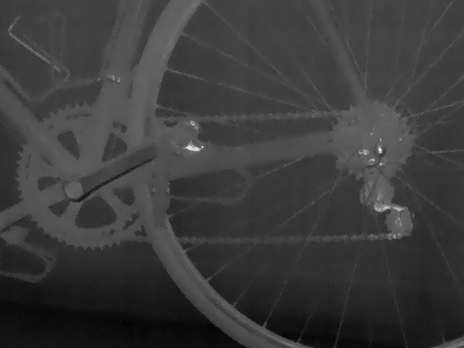
#> input picture test/IR_60901_scaled.jpg, 464 x 348 px, found by its file name
$ python findHomography.py
#> lines starting #> are read from the running program, lines starting #| are printed output that depends on the picture
from __future__ import print_function
import cv2
import numpy as np
import matplotlib.pyplot as plt

MAX_FEATURES = 500
GOOD_MATCH_PERCENT = 0.15

# [48 lines left out: function alignImages, not called in this run]

def alignimage_v2(im1, im2, points1, points2):


  #Find homography
  h, mask = cv2.findHomography(points1, points2)

  # Apply panorama correction
  width = im1.shape[1] + im2.shape[1]
  height = im1.shape[0] + im1.shape[0]

  out = cv2.warpPerspective(im1, h, (width, height))
  out[0:im2.shape[0], 0:im2.shape[1]] = im2

  plt.figure(figsize=(20,10))
  plt.imshow(out)

  plt.axis('off')
  plt.show()

  cv2.imwrite("RegisteredOutput.jpg", out)

if __name__ == '__main__':

  # [22 lines of commented-out code are left out]

  im1 = cv2.imread('C:/Users/Jonathan/Documents/GitHub/ThermalAspen/test/IR_60901_scaled.jpg')
#> im1 is the input picture: shape (348, 464, 3); min 0, max 255, mean 59.3
  im2 = cv2.imread('C:/Users/Jonathan/Documents/GitHub/ThermalAspen/test/cropped.jpg')
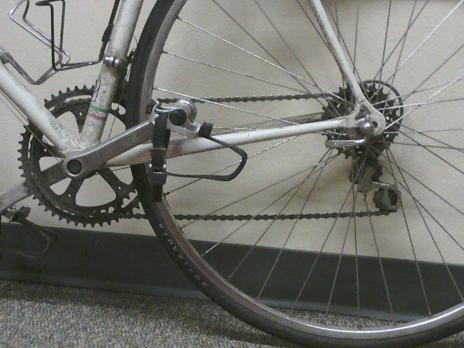
#> input picture test/cropped.jpg, 464 x 348 px, found by its file name
#> im2 is the input picture: shape (348, 464, 3); mean B, G, R 109.5, 115.8, 115.2

  im1_points1 = np.float32([[400,224],[184,239],[114,78],[74,189],[182,137]])
  im2_points2 = np.float32([[386,201], [180,216], [115,60], [74,167], [178,116]])
  alignimage_v2(im1, im2, im1_points1, im2_points2)
#> in alignimage_v2, `out = cv2.warpPerspective(im1, h, (width, height))`:
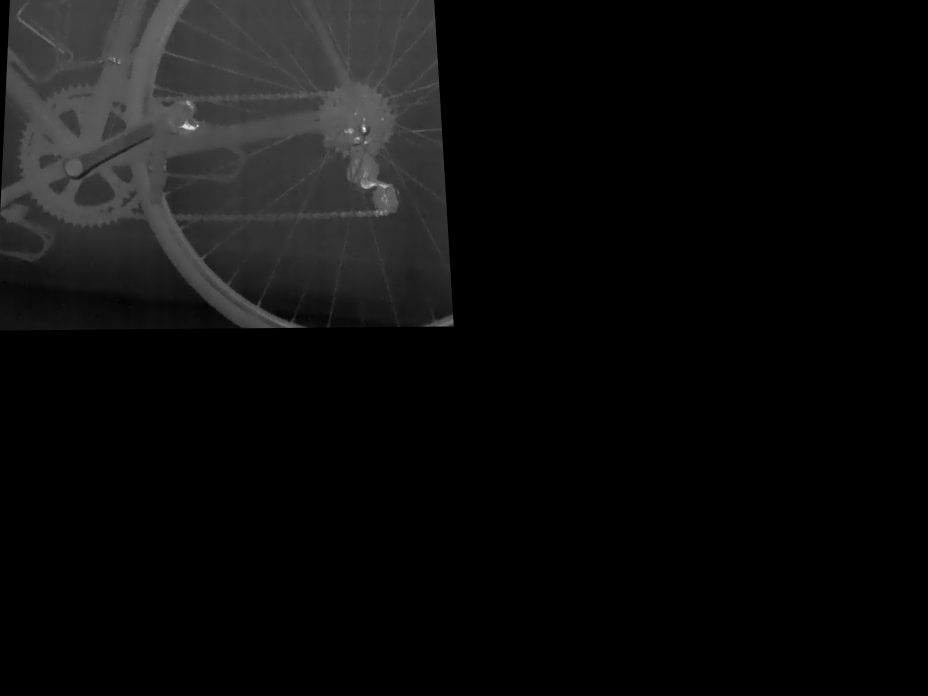
#> out: shape (696, 928, 3); min 0, max 252, mean 13
#> in alignimage_v2, `out[0:im2.shape[0], 0:im2.shape[1]] = im2`:
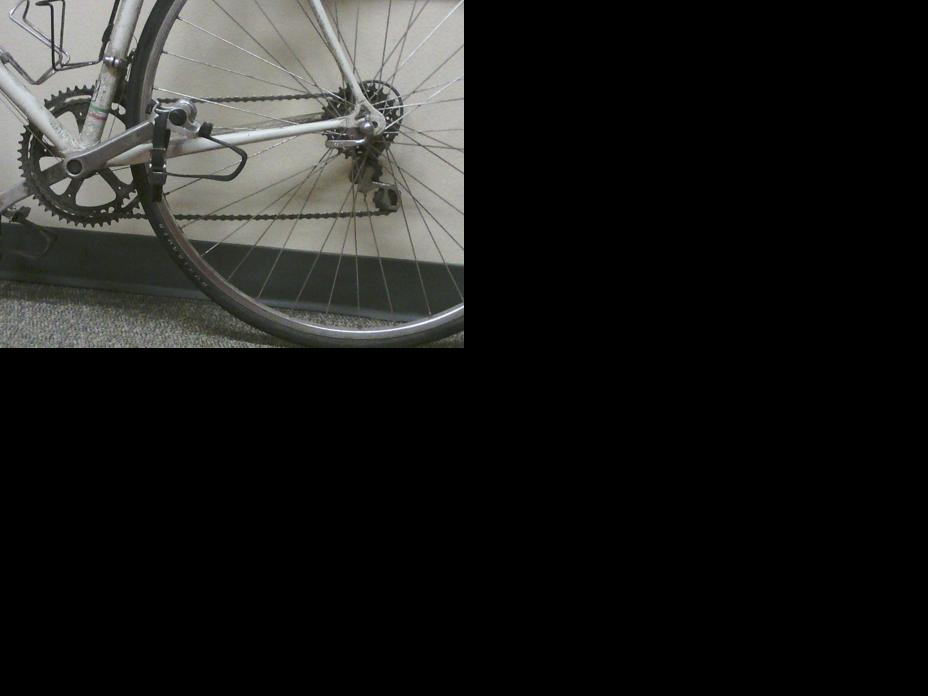
#> out: shape (696, 928, 3); mean B, G, R 27.4, 28.9, 28.8
